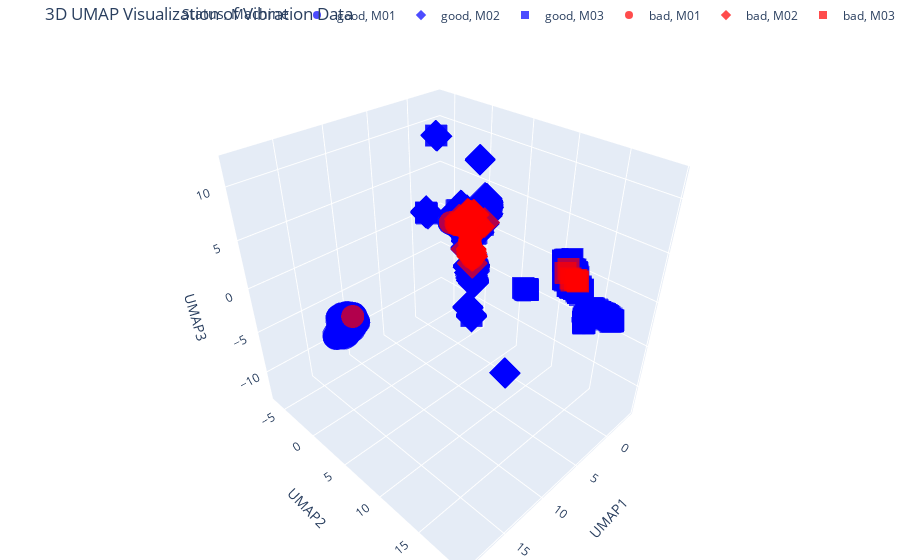

Notebook code cell kept with this figure:
### Code cell
# Install necessary packages if not already installed
try:
    import plotly.express as px
except ImportError:
    !pip install plotly
    import plotly.express as px

from umap.umap_ import UMAP
    
# Select features for UMAP (excluding metadata columns)
feature_cols = [col for col in X.columns if col not in ['machine', 'process']]
X_features = X[feature_cols]

# Create 3D UMAP embedding
reducer_3d = UMAP(n_components=3, 
                  n_neighbors=15, 
                  min_dist=0.1, 
                  metric='euclidean',
                  random_state=42)
embedding_3d = reducer_3d.fit_transform(X_features)

# Create a DataFrame for visualization
df_umap_3d = pd.DataFrame({
    'UMAP1': embedding_3d[:, 0],
    'UMAP2': embedding_3d[:, 1],
    'UMAP3': embedding_3d[:, 2],
    'status': y,
    'machine': X['machine'],
    'process': X['process']  # Added process/operation
})

# Convert status to string for better visualization
df_umap_3d['status'] = df_umap_3d['status'].map({0: 'good', 1: 'bad'})

# Create an interactive 3D plot with Plotly
fig = px.scatter_3d(
    df_umap_3d, 
    x='UMAP1', 
    y='UMAP2', 
    z='UMAP3',
    color='status',
    symbol='machine',
    hover_data=['process'],  # Include process in hover information
    opacity=0.7,
    title='3D UMAP Visualization of Vibration Data',
    labels={'status': 'Status', 'machine': 'Machine', 'process': 'Operation'},
    color_discrete_map={'good': 'blue', 'bad': 'red'}
)

# Improve layout
fig.update_layout(
    legend=dict(orientation="h", yanchor="bottom", y=1.02, xanchor="right", x=1),
    margin=dict(l=0, r=0, b=0, t=40)
)

# Show the plot
fig.show()

# Save the figure to the export directory
fig.write_html(export_dir / "umap_3d_visualization.html")
print(f"3D UMAP visualization saved to {export_dir / 'umap_3d_visualization.html'}")

### Figure 1 — Plotly figure (JSON) as saved in the notebook; plotly's stock layout.template omitted (floating-point values rounded to 4 significant figures; data arrays with more than 128 entries replaced by an {"elided": "..."} marker saying what was removed)
{"data": [{"customdata": {"elided": "485x1 str values"}, "hovertemplate": "Status=good<br>Machine=M01<br>UMAP1=%{x}<br>UMAP2=%{y}<br>UMAP3=%{z}<br>Operation=%{customdata[0]}<extra></extra>", "legendgroup": "good, M01", "marker": {"color": "blue", "opacity": 0.7, "symbol": "circle"}, "mode": "markers", "name": "good, M01", "scene": "scene", "showlegend": true, "type": "scatter3d", "x": {"elided": "485 float values"}, "y": {"elided": "485 float values"}, "z": {"elided": "485 float values"}}, {"customdata": {"elided": "617x1 str values"}, "hovertemplate": "Status=good<br>Machine=M02<br>UMAP1=%{x}<br>UMAP2=%{y}<br>UMAP3=%{z}<br>Operation=%{customdata[0]}<extra></extra>", "legendgroup": "good, M02", "marker": {"color": "blue", "opacity": 0.7, "symbol": "diamond"}, "mode": "markers", "name": "good, M02", "scene": "scene", "showlegend": true, "type": "scatter3d", "x": {"elided": "617 float values"}, "y": {"elided": "617 float values"}, "z": {"elided": "617 float values"}}, {"customdata": {"elided": "530x1 str values"}, "hovertemplate": "Status=good<br>Machine=M03<br>UMAP1=%{x}<br>UMAP2=%{y}<br>UMAP3=%{z}<br>Operation=%{customdata[0]}<extra></extra>", "legendgroup": "good, M03", "marker": {"color": "blue", "opacity": 0.7, "symbol": "square"}, "mode": "markers", "name": "good, M03", "scene": "scene", "showlegend": true, "type": "scatter3d", "x": {"elided": "530 float values"}, "y": {"elided": "530 float values"}, "z": {"elided": "530 float values"}}, {"customdata": [["OP01"], ["OP01"], ["OP02"], ["OP03"], ["OP04"], ["OP04"], ["OP05"], ["OP05"], ["OP05"], ["OP05"], ["OP06"], ["OP06"], ["OP06"], ["OP06"], ["OP07"], ["OP07"], ["OP07"], ["OP07"], ["OP08"], ["OP08"], ["OP08"], ["OP09"], ["OP10"], ["OP10"], ["OP10"], ["OP10"], ["OP11"], ["OP11"], ["OP11"], ["OP11"], ["OP12"], ["OP12"], ["OP12"], ["OP14"]], "hovertemplate": "Status=bad<br>Machine=M01<br>UMAP1=%{x}<br>UMAP2=%{y}<br>UMAP3=%{z}<br>Operation=%{customdata[0]}<extra></extra>", "legendgroup": "bad, M01", "marker": {"color": "red", "opacity": 0.7, "symbol": "circle"}, "mode": "markers", "name": "bad, M01", "scene": "scene", "showlegend": true, "type": "scatter3d", "x": [2.302, 2.271, -3.083, 2.051, 2.08, 2.096, 2.375, 2.316, 2.313, 2.386, 2.121, 2.552, 16.95, 2.716, 2.426, 1.905, 2.568, 2.421, 2.224, 2.222, 2.233, 2.964, 2.209, 2.158, 2.172, 2.148, 2.051, 2.08, 2.067, 2.085, 2.152, 2.156, 2.124, 2.234], "y": [2.392, 2.427, -0.08659, 2.828, 3.446, 3.446, 2.258, 2.343, 2.346, 2.152, 3.402, 4.208, 4.475, 4.369, 1.999, 15.4, 4.314, 1.894, 2.502, 2.495, 2.479, 1.672, 3.66, 3.562, 3.593, 3.556, 3.417, 3.446, 3.419, 3.448, 3.502, 3.535, 3.465, 3.704], "z": [3.448, 3.439, 0.312, 3.175, 1.975, 1.939, 3.452, 3.452, 3.449, 3.419, 1.967, 1.022, 1.499, 0.8558, 3.379, 3.154, 0.9728, 3.456, 3.434, 3.443, 3.454, 3.69, 1.587, 1.725, 1.68, 1.73, 2.026, 1.973, 2.026, 1.94, 1.837, 1.774, 1.885, 1.547]}, {"customdata": [["OP00"], ["OP01"], ["OP01"], ["OP01"], ["OP02"], ["OP02"], ["OP03"], ["OP04"], ["OP04"], ["OP04"], ["OP05"], ["OP05"], ["OP07"], ["OP07"], ["OP07"], ["OP08"], ["OP08"], ["OP08"], ["OP08"], ["OP10"], ["OP10"], ["OP11"], ["OP11"], ["OP12"], ["OP12"], ["OP14"], ["OP14"]], "hovertemplate": "Status=bad<br>Machine=M02<br>UMAP1=%{x}<br>UMAP2=%{y}<br>UMAP3=%{z}<br>Operation=%{customdata[0]}<extra></extra>", "legendgroup": "bad, M02", "marker": {"color": "red", "opacity": 0.7, "symbol": "diamond"}, "mode": "markers", "name": "bad, M02", "scene": "scene", "showlegend": true, "type": "scatter3d", "x": [2.329, -2.94, -3.045, -3.01, -3.095, -3.101, 3.027, -1.671, 2.597, 2.595, -2.975, -2.896, 2.617, 2.556, 2.522, -2.73, -3.326, -3.067, -3.043, 2.249, 2.26, -2.975, -3.055, 2.249, 2.261, 2.432, 2.43], "y": [3.886, -2.873, -1.63, -1.553, -0.08841, -0.09636, 4.685, -0.6055, 4.289, 4.3, -1.583, -1.647, 4.233, 4.181, 4.109, 0.982, -1.092, -0.8542, -0.9082, 3.774, 3.786, -1.232, -1.209, 3.781, 3.794, 4.046, 4.0], "z": [1.304, 0.1499, 1.205, 1.232, 0.2734, 0.2571, 0.5487, -2.054, 0.9564, 0.9494, 1.249, 1.305, 0.9314, 1.006, 1.059, 1.282, 1.162, 1.44, 1.416, 1.415, 1.397, 1.208, 1.199, 1.393, 1.379, 1.168, 1.21]}, {"customdata": [["OP01"], ["OP01"], ["OP02"], ["OP04"], ["OP04"], ["OP07"], ["OP07"], ["OP07"], ["OP10"]], "hovertemplate": "Status=bad<br>Machine=M03<br>UMAP1=%{x}<br>UMAP2=%{y}<br>UMAP3=%{z}<br>Operation=%{customdata[0]}<extra></extra>", "legendgroup": "bad, M03", "marker": {"color": "red", "opacity": 0.7, "symbol": "square"}, "mode": "markers", "name": "bad, M03", "scene": "scene", "showlegend": true, "type": "scatter3d", "x": [-2.723, 1.445, 1.839, 1.885, 1.879, 1.205, 2.56, 1.942, 2.649], "y": [-0.3751, 14.58, 15.55, 15.63, 15.46, 14.57, 14.74, 15.36, 15.01], "z": [0.5244, 2.663, 3.036, 3.062, 3.133, 2.331, 3.824, 3.096, 4.364]}], "layout": {"legend": {"orientation": "h", "title": {"text": "Status, Machine"}, "tracegroupgap": 0, "x": 1, "xanchor": "right", "y": 1.02, "yanchor": "bottom"}, "margin": {"b": 0, "l": 0, "r": 0, "t": 40}, "scene": {"domain": {"x": [0, 1], "y": [0, 1]}, "xaxis": {"title": {"text": "UMAP1"}}, "yaxis": {"title": {"text": "UMAP2"}}, "zaxis": {"title": {"text": "UMAP3"}}}, "title": {"text": "3D UMAP Visualization of Vibration Data"}}}
